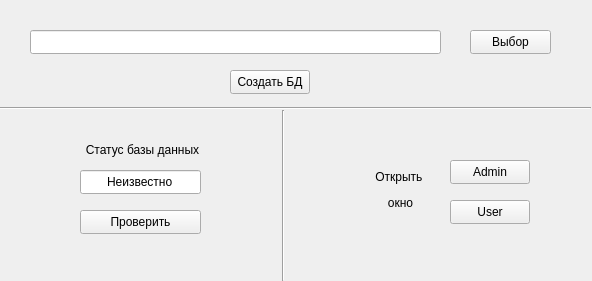
<?xml version="1.0" encoding="UTF-8"?>
<ui version="4.0">
 <class>SettingsPanel</class>
 <widget class="QWidget" name="SettingsPanel">
  <property name="geometry">
   <rect>
    <x>0</x>
    <y>0</y>
    <width>592</width>
    <height>281</height>
   </rect>
  </property>
  <property name="windowTitle">
   <string>Settings Panel</string>
  </property>
  <widget class="QLineEdit" name="lineEdit_db_path">
   <property name="geometry">
    <rect>
     <x>30</x>
     <y>30</y>
     <width>411</width>
     <height>24</height>
    </rect>
   </property>
  </widget>
  <widget class="QPushButton" name="pushButton_select_path">
   <property name="geometry">
    <rect>
     <x>470</x>
     <y>30</y>
     <width>81</width>
     <height>24</height>
    </rect>
   </property>
   <property name="text">
    <string>Выбор</string>
   </property>
  </widget>
  <widget class="QPushButton" name="pushButton_admin_panel">
   <property name="geometry">
    <rect>
     <x>450</x>
     <y>160</y>
     <width>80</width>
     <height>24</height>
    </rect>
   </property>
   <property name="text">
    <string>Admin</string>
   </property>
  </widget>
  <widget class="QPushButton" name="pushButton_user_panel">
   <property name="geometry">
    <rect>
     <x>450</x>
     <y>200</y>
     <width>80</width>
     <height>24</height>
    </rect>
   </property>
   <property name="text">
    <string>User</string>
   </property>
  </widget>
  <widget class="QLabel" name="label">
   <property name="geometry">
    <rect>
     <x>360</x>
     <y>160</y>
     <width>81</width>
     <height>61</height>
    </rect>
   </property>
   <property name="text">
    <string>&lt;html&gt;&lt;head/&gt;&lt;body&gt;&lt;p align=&quot;center&quot;&gt;Открыть &lt;/p&gt;&lt;p align=&quot;center&quot;&gt;окно&lt;/p&gt;&lt;/body&gt;&lt;/html&gt;</string>
   </property>
  </widget>
  <widget class="QLabel" name="label_2">
   <property name="geometry">
    <rect>
     <x>77</x>
     <y>140</y>
     <width>131</width>
     <height>20</height>
    </rect>
   </property>
   <property name="text">
    <string>&lt;html&gt;&lt;head/&gt;&lt;body&gt;&lt;p align=&quot;center&quot;&gt;Статус базы данных&lt;/p&gt;&lt;/body&gt;&lt;/html&gt;</string>
   </property>
  </widget>
  <widget class="QLineEdit" name="lineEdit_db_status">
   <property name="geometry">
    <rect>
     <x>80</x>
     <y>170</y>
     <width>121</width>
     <height>24</height>
    </rect>
   </property>
   <property name="text">
    <string>Неизвестно</string>
   </property>
   <property name="alignment">
    <set>Qt::AlignCenter</set>
   </property>
   <property name="readOnly">
    <bool>true</bool>
   </property>
  </widget>
  <widget class="QPushButton" name="pushButton_check_db">
   <property name="geometry">
    <rect>
     <x>80</x>
     <y>210</y>
     <width>121</width>
     <height>24</height>
    </rect>
   </property>
   <property name="text">
    <string>Проверить</string>
   </property>
  </widget>
  <widget class="QPushButton" name="pushButton_create_db">
   <property name="geometry">
    <rect>
     <x>230</x>
     <y>70</y>
     <width>80</width>
     <height>24</height>
    </rect>
   </property>
   <property name="text">
    <string>Создать БД</string>
   </property>
  </widget>
  <widget class="Line" name="line">
   <property name="geometry">
    <rect>
     <x>0</x>
     <y>100</y>
     <width>591</width>
     <height>16</height>
    </rect>
   </property>
   <property name="orientation">
    <enum>Qt::Horizontal</enum>
   </property>
  </widget>
  <widget class="Line" name="line_2">
   <property name="geometry">
    <rect>
     <x>273</x>
     <y>110</y>
     <width>20</width>
     <height>171</height>
    </rect>
   </property>
   <property name="orientation">
    <enum>Qt::Vertical</enum>
   </property>
  </widget>
 </widget>
 <resources/>
 <connections/>
</ui>
